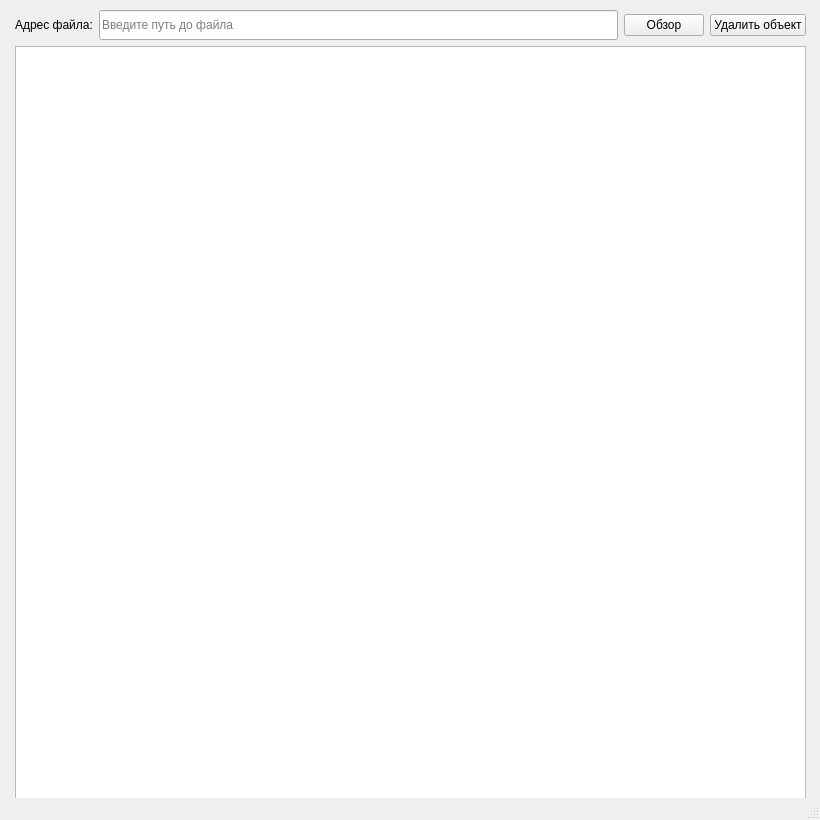
<?xml version="1.0" encoding="UTF-8"?>
<ui version="4.0">
 <class>MainWindow</class>
 <widget class="QMainWindow" name="MainWindow">
  <property name="geometry">
   <rect>
    <x>0</x>
    <y>0</y>
    <width>820</width>
    <height>820</height>
   </rect>
  </property>
  <property name="minimumSize">
   <size>
    <width>820</width>
    <height>820</height>
   </size>
  </property>
  <property name="maximumSize">
   <size>
    <width>820</width>
    <height>820</height>
   </size>
  </property>
  <property name="windowTitle">
   <string>MainWindow</string>
  </property>
  <widget class="QWidget" name="centralwidget">
   <widget class="QWidget" name="layoutWidget">
    <property name="geometry">
     <rect>
      <x>15</x>
      <y>10</y>
      <width>791</width>
      <height>801</height>
     </rect>
    </property>
    <layout class="QVBoxLayout" name="verticalLayout">
     <item>
      <layout class="QHBoxLayout" name="horizontalLayout">
       <item>
        <widget class="QLabel" name="label_file">
         <property name="text">
          <string>Адрес файла:</string>
         </property>
        </widget>
       </item>
       <item>
        <widget class="QLineEdit" name="entry_file">
         <property name="minimumSize">
          <size>
           <width>350</width>
           <height>30</height>
          </size>
         </property>
         <property name="placeholderText">
          <string>Введите путь до файла</string>
         </property>
        </widget>
       </item>
       <item>
        <widget class="QPushButton" name="browse_button">
         <property name="text">
          <string>Обзор</string>
         </property>
        </widget>
       </item>
       <item>
        <widget class="QPushButton" name="delete_button">
         <property name="text">
          <string>Удалить объект</string>
         </property>
        </widget>
       </item>
      </layout>
     </item>
     <item>
      <widget class="QGraphicsView" name="graphicsView"/>
     </item>
    </layout>
   </widget>
  </widget>
  <widget class="QStatusBar" name="statusBar"/>
 </widget>
 <resources/>
 <connections/>
</ui>
